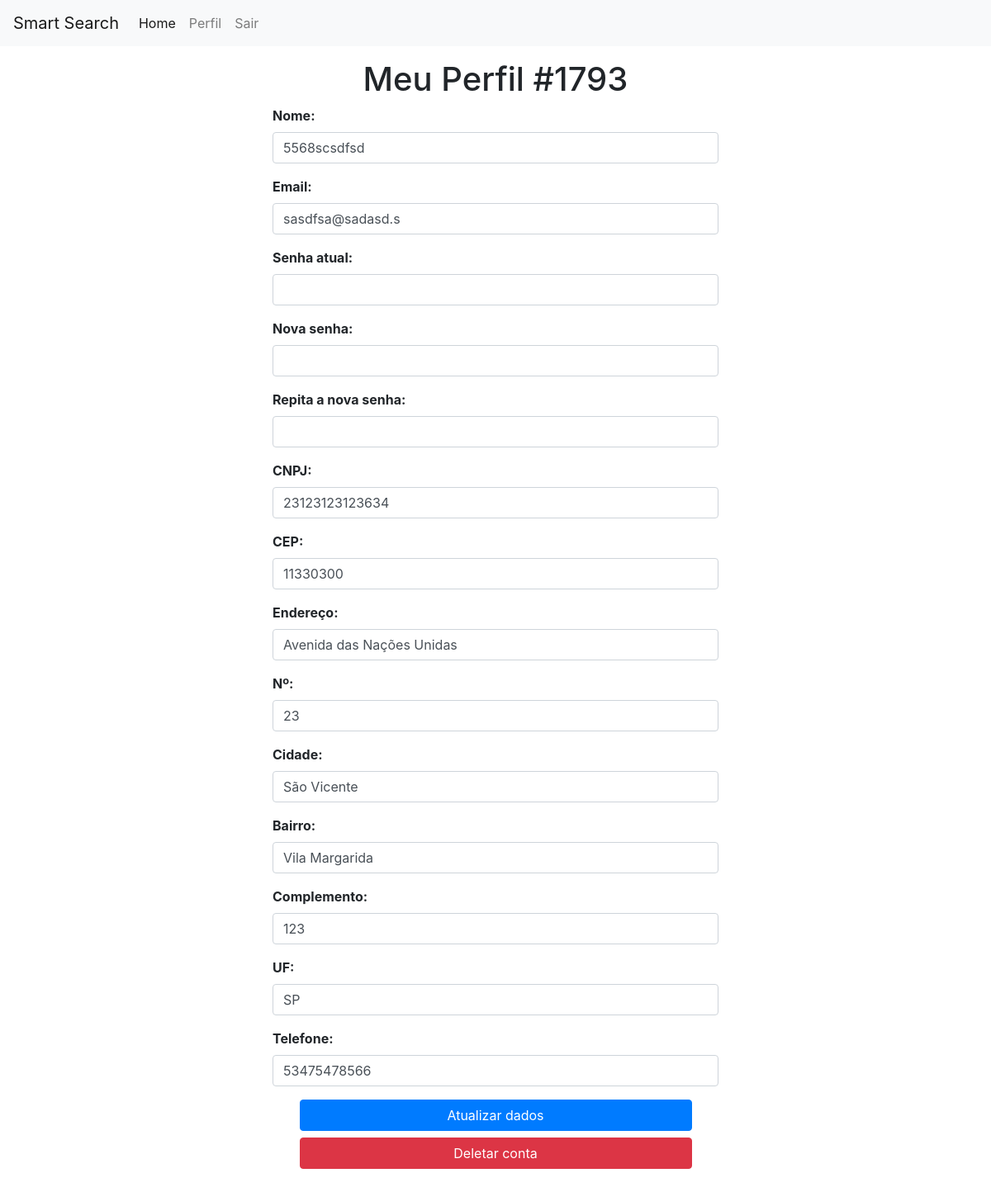
Before: /perfil/index.php (signed in) with the older database file.
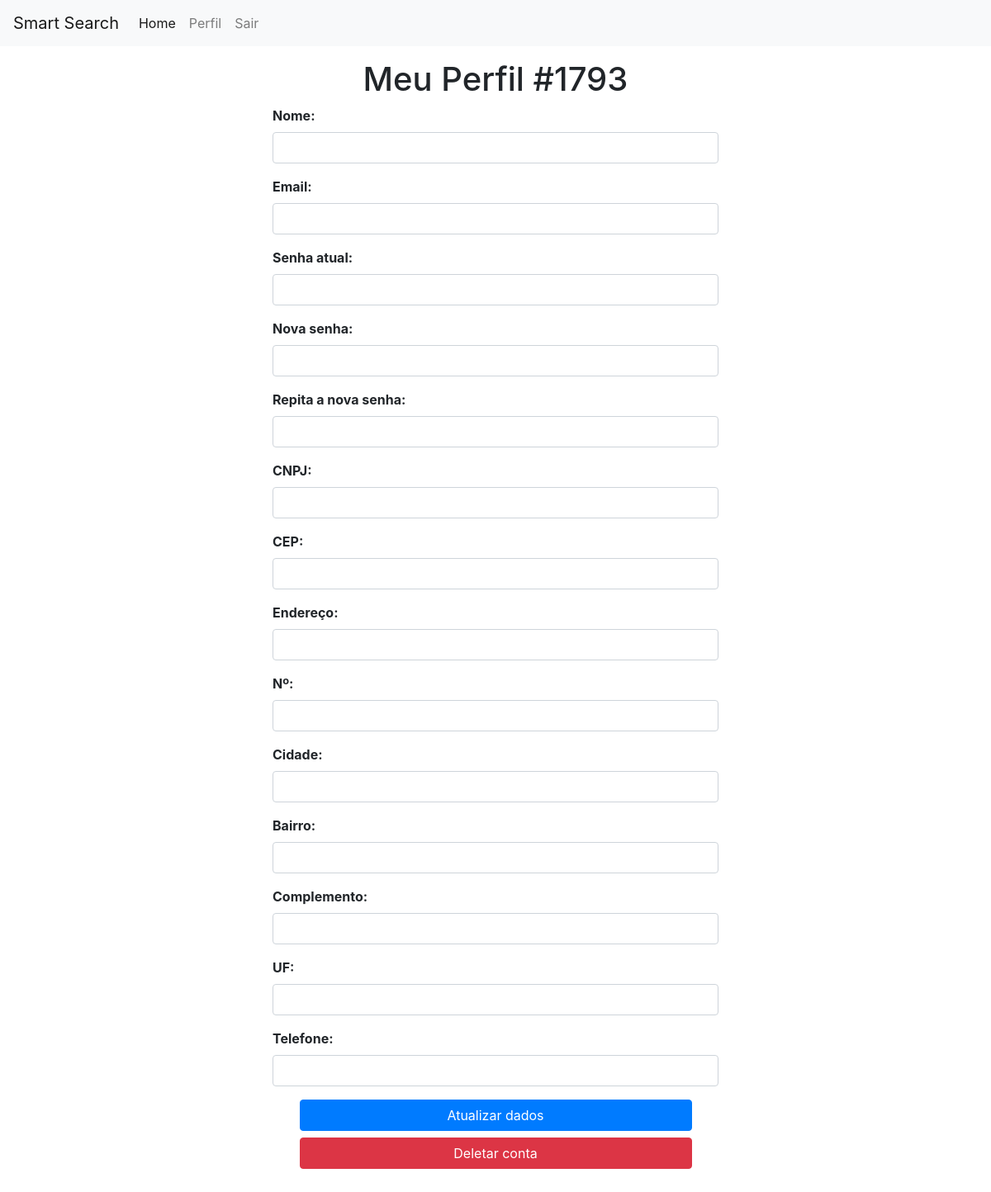
After: the same page with the newer database file.
### tables this page shows
CREATE TABLE loja (
    cd_cnpj INTEGER PRIMARY KEY,
    cd_cep VARCHAR(9),
    cd_telefone INTEGER,
    fk_usuario_loja INTEGER,
    fk_plano_loja INTEGER,
CONSTRAINT FK_usuario_loja
    FOREIGN KEY (fk_usuario_loja)
    REFERENCES usuario (cd_usuario),
CONSTRAINT FK_plano_loja
    FOREIGN KEY (fk_plano_loja)
    REFERENCES plano (cd_plano)
);

CREATE TABLE usuario (
    cd_usuario INTEGER PRIMARY KEY,
    nm_email VARCHAR(50),
    nm_usuario VARCHAR,
    cd_senha VARCHAR(50)
);

CREATE TABLE endereco (
    nm_endereco INTEGER,
    cd_numero_endereco INTEGER,
    nm_cidade VARCHAR(50),
    nm_bairro VARCHAR(50),
    cd_complemento VARCHAR(50),
    fk_loja_endereco INTEGER,
    cd_loja INTEGER PRIMARY KEY, sg_uf varchar(2),
CONSTRAINT FK_loja_endereco
    FOREIGN KEY (fk_loja_endereco)
    REFERENCES loja (cd_cnpj)
);

### perfil/loja-form.php (the view, shortened to what this page needs)
<div class="form-group col-md-6">
  <label>CNPJ:</label>
  <input type="text" class="form-control" name="cnpj" value="<?=$dados[0]['cd_cnpj']?>">
</div>
<div class="form-group col-md-6">
  <label>CEP:</label>
  <input type="text" class="form-control" name="cep" value="<?=$dados[0]['cd_cep']?>">
</div>
<div class="form-group col-md-6">
  <label>Endereço:</label>
  <input type="text" class="form-control" name="endereco" value="<?=$dados[0]['nm_endereco']?>">
</div>
<div class="form-group col-md-6">
  <label>Nº:</label>
  <input type="text" class="form-control" name="numero" value="<?=$dados[0]['cd_numero_endereco']?>">
</div>
<div class="form-group col-md-6">
  <label>Cidade:</label>
  <input type="text" class="form-control" name="cidade" value="<?=$dados[0]['nm_cidade']?>">
</div>
<div class="form-group col-md-6">
  <label>Bairro:</label>
  <input type="text" class="form-control" name="bairro" value="<?=$dados[0]['nm_bairro']?>">
</div>
<div class="form-group col-md-6">
  <label>Complemento:</label>
  <input type="text" class="form-control" name="complemento" value="<?=$dados[0]['cd_complemento']?>">
</div>
<div class="form-group col-md-6">
  <label>UF:</label>
  <input type="text" class="form-control" name="uf" value="<?=$dados[0]['sg_uf']?>">
</div>
<div class="form-group col-md-6">
  <label>Telefone:</label>
  <input type="text" class="form-control" name="telefone" value="<?=$dados[0]['cd_telefone']?>">
</div>

### perfil/index.php (shortened to what this page needs)
<?php
  try {
    require $_SERVER['DOCUMENT_ROOT'] . '/php/connection-database.php';
    $select = "";
    $id = $_SESSION['id'];
    if($id%2 == 0){
      $select = "SELECT * FROM usuario WHERE cd_usuario = :id";
    }
    else{
      $select = "select * from loja l join usuario u on u.cd_usuario = l.fk_usuario_loja join endereco e on e.fk_loja_endereco = l.cd_cnpj where cd_usuario = :id;";
    }
    $cmd = $conexao->prepare($select);
    $cmd->bindParam(":id", $_SESSION['id']);
    $dados = $cmd->execute();
    $dados = $cmd->fetchAll();
  } catch (Exception $e) {
    echo $e->getMessage();
  }
 ?>
<!DOCTYPE html>
<html lang="en">
<head>
  <link rel="stylesheet" href="https://cdn.jsdelivr.net/npm/bootstrap@4.5.3/dist/css/bootstrap.min.css">
</head>
<body>
	<nav class="navbar navbar-expand-lg navbar-light bg-light">
  <a class="navbar-brand" href="#">Smart Search</a>
  <div class="collapse navbar-collapse" id="navbarNavAltMarkup">
    <div class="navbar-nav">
      <a class="nav-link active" href="#">Home <span class="sr-only">(current)</span></a>
      <a class="nav-link" href="../perfil/index.php"> Perfil</a>
      <a class="nav-link" href='../php/logout.php'>Sair</a>
    </div>
  </div>
</nav>
<div class="container">
<h1 class="text-center mt-3">Meu Perfil #<?=$_SESSION['id']?></h1>
<form class="row justify-content-center" method="POST">
  <div class="form-group col-md-6">
    <label>Nome:</label>
    <input type="text" class="form-control" name="nome" value="<?=$dados[0]['nm_usuario']?>">
  </div>
  <div class="form-group col-md-6">
    <label>Email:</label>
    <input type="email" class="form-control" name="email" value="<?=$dados[0]['nm_email']?>">
  </div>
  <div class="form-group col-md-6">
    <label>Senha atual:</label>
    <input type="password" class="form-control" name="senha-atual">
  </div>
  <div class="form-group col-md-6">
    <label>Nova senha:</label>
    <input type="password" class="form-control" name="senha-nova">
  </div>
  <div class="form-group col-md-6">
    <label>Repita a nova senha:</label>
    <input type="password" class="form-control" name="re-senha-nova">
  </div>
  <?php
    if($_SESSION['id']%2 == 1){
      require 'loja-form.php';
    }
   ?>
    <button type="submit" class="btn btn-primary col-md-5 mb-2" name="submit" value="att">Atualizar dados</button>
    <button type="submit" class="btn btn-danger col-md-5 mb-5" name="submit" value="delete">Deletar conta</button>
</form>
</div>
</body>
</html>

### perfil/index.php (style rules this page uses)
label { font-weight: 700; }

Changed rows visible on the page:
removed loja: nome "5568scsdfsd", email "sasdfsa@sadasd.s", cnpj "23123123123634", cep "11330300", endereco "Avenida das Nações Unidas", numero "23", cidade "São Vicente", bairro "Vila Margarida", complemento "123", uf "SP", telefone "53475478566"
